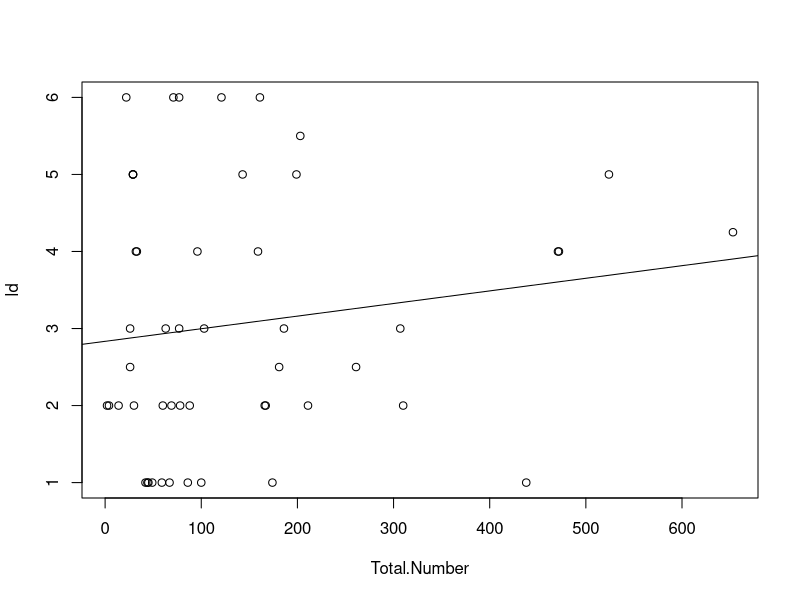
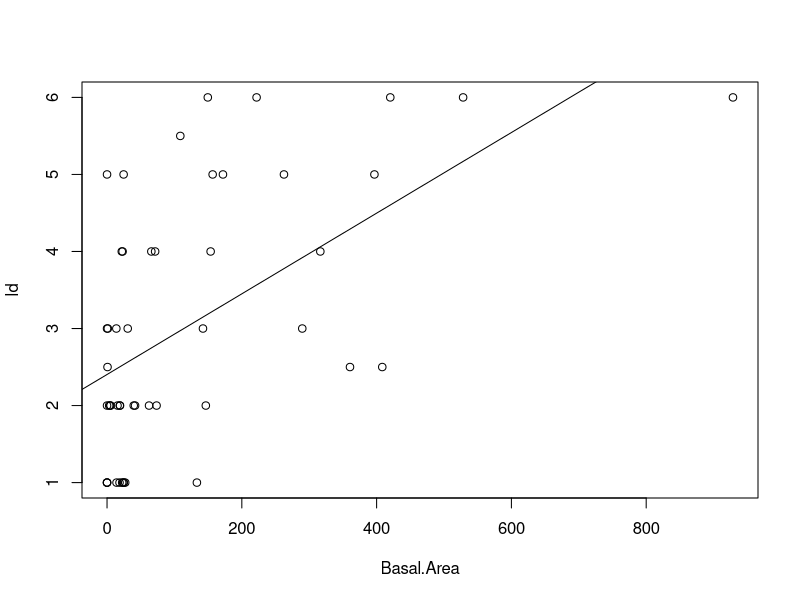

These charts were generated, in order, by the following R code: (Note: this script raises an error after producing the figures.)
# compare seju counts to ladder fuels
rm(list=ls())

# read in seju data summarized by plot
seju.data.p <- read.csv('data/seju_data_p.csv')
dim(seju.data.p)

# read in ladder fuel data
ld <- read.csv('data/mean_ladder_fuel_54.csv')
dim(ld)

seju.data.p$ld <- ld$ld[1:50]
seju.data.p$rl <- ld$rl[1:50]
head(seju.data.p)

#plot(seju.data.p$ld~seju.data.p$Total.Number)
plot(ld~Total.Number,data=seju.data.p)
fit <- lm(ld~Total.Number,data=seju.data.p)
abline(fit)

# compare saplings
saplings.p <- read.csv('data/saplings_p.csv')
dim(saplings.p)

saplings.p$ld <- ld$ld[1:50]
saplings.p$rl <- ld$rl[1:50]
head(saplings.p)

# run these lines to replace NAs with zeros
saplings.p$Basal.Area[which(is.na(saplings.p$Basal.Area))] <- 0
saplings.p$Count[which(is.na(saplings.p$Count))] <- 0

plot(ld~Basal.Area,data=saplings.p[-28,])
fit <- lm(ld~Basal.Area,data=saplings.p[-28,])
abline(fit)
summary(fit)

plot(rl~Basal.Area,data=saplings.p[-28,])
fit <- lm(rl~Basal.Area,data=saplings.p[-28,])
abline(fit)
summary(fit)

plot(ld~Count,data=saplings.p[-28,])
fit <- lm(ld~Count,data=saplings.p[-28,])
abline(fit)
summary(fit)

plot(rl~Count,data=saplings.p[-28,])
fit <- lm(rl~Count,data=saplings.p[-28,])
abline(fit)
summary(fit)

# compare small trees
smalltrees.p <- read.csv('data/trees_1_5_p.csv')
dim(smalltrees.p)

smalltrees.p$ld <- ld$ld[1:50]
smalltrees.p$rl <- ld$rl[1:50]
head(smalltrees.p)

# run these lines to replace NAs with zeros
smalltrees.p$Basal.Area[which(is.na(smalltrees.p$Basal.Area))] <- 0
#smalltrees.p$Count[which(is.na(smalltrees.p$Count))] <- 0

smalltrees.p$log10.Basal.Area <- log10(smalltrees.p$Basal.Area+1)
smalltrees.p$log10.rl <- log10(smalltrees.p$rl+1)

plot(ld~Basal.Area,data=smalltrees.p)
fit <- lm(ld~Basal.Area,data=smalltrees.p)
abline(fit)
summary(fit)

#uncomment to identify specific points
#identify(smalltrees.p$ld~smalltrees.p$Basal.Area)

plot(rl~Basal.Area,data=smalltrees.p)
fit <- lm(rl~Basal.Area,data=smalltrees.p)
abline(fit)
summary(fit)

plot(log10.rl~log10.Basal.Area,data=smalltrees.p)
fit <- lm(log10.rl~log10.Basal.Area,data=smalltrees.p)
abline(fit)
summary(fit)

## add together small trees and saplings
head(saplings.p)
head(smalltrees.p)
smalltrees.p$sap.smtr.BA <- saplings.p$Basal.Area+smalltrees.p$Basal.Area

plot(ld~sap.smtr.BA,data=smalltrees.p[-28,])
fit <- lm(ld~sap.smtr.BA,data=smalltrees.p[-28,])
abline(fit)
summary(fit)
identify(smalltrees.p$ld[-28]~smalltrees.p$sap.smtr.BA[-28])
